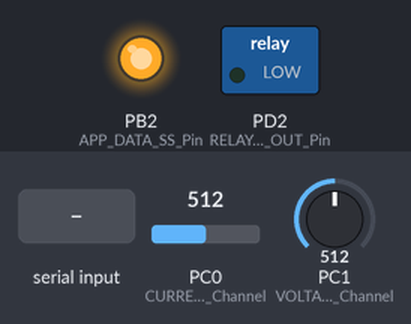
This program was run on a simulated ATmega328P, built with avr-gcc and emulated at 16 MHz. Shown: switched loads named in the program (green lamp = pin HIGH), output pins drawn as LEDs (lit = HIGH). The test bench sets the inputs (shaded band); at power-on: PC0 (CURRENT_SENSOR_IN_Channel) = 512, PC1 (VOLTAGE_SENSOR_IN_Channel) = 512. What the program prints to the serial monitor is not drawn.

Above: at 1.2 s.
1.3 s: "1" received over Serial
Timing chart, 0 to 4.3 s (numbered marks = the images above; inputs shaded):
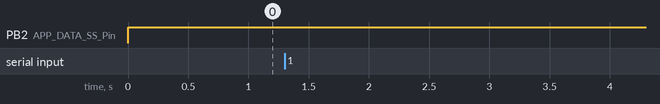

The program:

main.c
```c
/*
 * dp-poc-fw.c
 *
 * Created: 6/20/2024 12:06:22 PM
 * Author : Dewmith
 */

#include <avr/io.h>
#include <stdint.h>
#include <util/delay.h>
#include "GPIO.h"
#include "ADC.h"
#include "UART.h"
#include "Timer.h"
#include "SPI.h"
#include "debug_utilis.h"
#include "voltage_sensor.h"
#include "current_sensor.h"
#include "relay_control.h"

static float voltage = 0;
static float current = 0;
static char received_data = 0;

void update_relay_status(char status)
{
	if('A' == status)
	{
		enable_relay();
	}
	else if('B' == status)
	{
		disable_relay();
	}
	else
	{
		//no implementation
	}
}

int main(void)
{
    TIMER_INIT();
	UART_INIT();
	ADC_INIT();
	SPI_INIT();

	voltage_sensor_init();
	current_sensor_init();
	relay_init();

    while (1)
    {

	    voltage = get_voltage_rms();
		current = get_current_rms();

		print_float(voltage);
		print("\n\r");
		print_float(current);
		print("\n\r");

		received_data = UART_RECEIVE();

		update_relay_status(received_data);

		print("data sent\n\r");
		_delay_ms(500);
    }
}
```

current_sensor.c
```c
/*
 * current_sensor.c
 *
 * Created: 6/20/2024 12:15:11 PM
 *  Author: Dewmith
 */

#include <util/delay.h>
#include <stdint.h>
#include "current_sensor.h"
#include "debug_utilis.h"
#include "GPIO.h"
#include "ADC.h"

#define NUM_OF_SAMPLES 200
uint16_t max_raw_curr_val = 100;
uint16_t min_raw_curr_val = 1023;

void current_sensor_init()
{
	GPIO_SET_PIN(CURRENT_SENSOR_IN_Pin, CURRENT_SENSOR_IN_Port, INPUT);
}

uint16_t get_current_pp()
{
	static uint16_t raw_current_val = 0;
	max_raw_curr_val = 0;
	min_raw_curr_val = 1023;

	for(uint8_t i=0; i<NUM_OF_SAMPLES; i++)
	{
		raw_current_val = ADC_READ(CURRENT_SENSOR_IN_Channel);
		if(raw_current_val >= max_raw_curr_val)
		{
			max_raw_curr_val = raw_current_val;
		}

		if(raw_current_val <= min_raw_curr_val)
		{
			min_raw_curr_val = raw_current_val;
		}

		_delay_us(10);
	}

	sprintf(BUFFER, " %d , %d \n\r", max_raw_curr_val , min_raw_curr_val) ;
	print(BUFFER);
	//debug_print_float(max_raw_curr_val - min_raw_curr_val);
	return (max_raw_curr_val - min_raw_curr_val);
}
double actual_currrent_pp_ = 0;
double actual_currrent_pp = 0;
double get_current_rms()
{
	for(uint8_t i = 0; i < 10; i++)
	{
		actual_currrent_pp += ((double)get_current_pp() * 5000.0)/1023.0;
	}
	actual_currrent_pp /= 10.0;
	return (actual_currrent_pp * 353.553)/215.0 ;
}
```

current_sensor.h
```c
/*
 * current_sensor.h
 *
 * Created: 6/20/2024 12:17:26 PM
 *  Author: Dewmith
 */


#ifndef CURRENT_SENSOR_H_
#define CURRENT_SENSOR_H_

void current_sensor_init();


double get_current_rms();


#endif /* CURRENT_SENSOR_H_ */
```

debug_utilis.c
```c
/*
 * debug_utilis.c
 *
 * Created: 8/11/2023 11:09:05 PM
 *  Author: Dewmith
 */

#include "debug_utilis.h"
#include "util/delay.h"
#include "UART.h"
/**
 * @brief
 *
 */
void print_float(float value)
{
	int integer_part = (int)value;
	int decimal_part = (int)((value - integer_part) * 1000); // Extract 3 decimal places
	sprintf(BUFFER, "%d.%d", integer_part, decimal_part);
	print(BUFFER);
}

PUTCHAR_PROTOTYPE
{
	UART_TRANSMIT((uint8_t)ch);
	return ch;
}

void print( const char *message)
{
	for (int i = 0; message[i] != '\0'; i++) {
		UART_TRANSMIT(message[i]);
		_delay_ms(10); // Add a delay between characters (optional)
	}
}
```

debug_utilis.h
```c
/*
 * debug_utilis.h
 *
 * Created: 8/11/2023 10:40:28 PM
 *  Author: Dewmith
 */


#ifndef DEBUG_UTILIS_H_
#define DEBUG_UTILIS_H_

#include <stdio.h>
#include <avr/io.h>

char BUFFER[50];

#ifdef _GNUC_
#define PUTCHAR_PROTOTYPE int __io_putchar(int ch)
#else
#define PUTCHAR_PROTOTYPE int fputc(int ch, FILE *f)
#endif

/**
 * @brief function prototypes for linking UART protocol with printf syntax
 *
 */

void print_float(float value);

void print( const char *message);


#endif /* DEBUG_UTILIS_H_ */
```

relay_control.c
```c
/*
 * relay_control.c
 *
 * Created: 6/20/2024 1:12:49 PM
 *  Author: Dewmith
 */

#include "GPIO.h"
#include "relay_control.h"


void relay_init()
{
	GPIO_SET_PIN(RELAY_DRIVER_OUT_Pin , RELAY_DRIVER_OUT_Port , OUTPUT);
}


void enable_relay()
{
	GPIO_WRITE_PIN(RELAY_DRIVER_OUT_Pin , RELAY_DRIVER_OUT_Port , SET);
}


void disable_relay()
{
	GPIO_WRITE_PIN(RELAY_DRIVER_OUT_Pin , RELAY_DRIVER_OUT_Port , RESET);
}
```

relay_control.h
```c
/*
 * relay_control.h
 *
 * Created: 6/20/2024 1:13:15 PM
 *  Author: Dewmith
 */


#ifndef RELAY_CONTROL_H_
#define RELAY_CONTROL_H_

void relay_init();

void enable_relay();

void disable_relay();

#endif /* RELAY_CONTROL_H_ */
```

voltage_sensor.c
```c
/*
 * voltage_sensor.c
 *
 * Created: 6/20/2024 12:23:34 PM
 *
 *  Author: Dewmith
 */

#define NUM_OF_SAMPLES 200

#include <util/delay.h>
#include <stdint.h>
#include "voltage_sensor.h"
#include "debug_utilis.h"
#include "GPIO.h"
#include "ADC.h"

uint16_t max_raw_val = 0;
uint16_t min_raw_val = 1023;

void voltage_sensor_init()
{
	GPIO_SET_PIN(VOLTAGE_SENSOR_IN_Pin, VOLTAGE_SENSOR_IN_Port, INPUT);
}

uint16_t get_voltage_pp()
{
	static uint16_t raw_voltage_val = 0;
	max_raw_val = 0;
	min_raw_val = 1023;

	for(uint8_t i=0; i<NUM_OF_SAMPLES; i++)
	{
		raw_voltage_val = ADC_READ(VOLTAGE_SENSOR_IN_Channel);
		//sprintf(BUFFER, "raw voltage -  %d\n\r", raw_voltage_val) ;
		//print(BUFFER);
		if(raw_voltage_val >= max_raw_val)
		{
			max_raw_val = raw_voltage_val;
		}

		if(raw_voltage_val <= min_raw_val)
		{
			min_raw_val = raw_voltage_val;
		}

		_delay_us(10);
	}

	sprintf(BUFFER, " %d , %d \n\r", max_raw_val , min_raw_val) ;
	print(BUFFER);
    //debug_print_float(max_raw_val - min_raw_val);
	return (max_raw_val - min_raw_val);
}
double actual_voltage_pp_ = 0;
double actual_voltage_pp = 0;
double get_voltage_rms()
{
	 for(uint8_t i = 0; i < 10; i++)
	 {
		 actual_voltage_pp += ((double)get_voltage_pp() * 5000.0)/1023.0;
	 }
	 actual_voltage_pp /= 10000.0;
	return actual_voltage_pp * 0.35355 * 0.8986 * 230;
}
```

voltage_sensor.h
```c
/*
 * voltage_sensor.h
 *
 * Created: 6/20/2024 12:26:16 PM
 *
 *  Author: Dewmith
 */


#ifndef VOLTAGE_SENSOR_H_
#define VOLTAGE_SENSOR_H_

void voltage_sensor_init();
double get_voltage_rms();
uint16_t get_voltage_pp();

#endif /* VOLTAGE_SENSOR_H_ */
```

ADC.c
```c
/**
 * @file ADC.c
 * @author Dewmith Ranasinghe (dewmithrana@gmail.com)
 * @brief HAL level APIs to configure and read ADC channels
 * @version 0.1
 * @date 01-08-2023
 *
 */

#include <avr/io.h>
#include <util/delay.h>
#include "ADC.h"

/**
 * @brief
 *
 */
void ADC_INIT() {

    ADMUX |= (1 << REFS0);
    ADCSRA |= (1 << ADEN) | (1 << ADPS2) | (1 << ADPS1) | (1 << ADPS0);
}

/**
 * @brief
 *000
 * @param
 *
 * @return
 */
uint16_t ADC_READ(uint8_t channel) {

    static uint16_t adc_value = 0;

    ADMUX = (ADMUX & 0xF8) | (channel & 0x07);
    ADCSRA |= (1 << ADSC);
    while (ADCSRA & (1 << ADSC));
    adc_value = ADCL | (ADCH << 8);

    return adc_value;
}
```

ADC.h
```c
/**
 * @file ADC.h
 * @author Dewmith Ranasinghe (dewmithrana@gmail.com)
 * @brief HAL level APIs to configure and read ADC channels
 * @version 0.1
 * @date 01-08-2023
 *
 */

#ifndef _ADC_H_
#define _ADC_H_

#include <stdint.h>
/**
 * @brief
 *
 */
void ADC_INIT();

/**
 * @brief
 *
 * @param
 *
 * @return
 */
uint16_t ADC_READ(uint8_t channel);

#endif
```

SPI.c
```c
/**
 * @file SPI.c
 * @author Dewmith Ranasinghe (dewmithrana@gmail.com)
 * @brief
 * @version 0.1
 * @date 01-08-2023
 *
 */

#include <avr/io.h>
#include "SPI.h"

void SPI_INIT()
{
    DDRB |= (1 << DDB3)|(1 << DDB5)|(1 << DDB2);
    DDRB &= ~(1 << DDB4);
    SPCR |= (1 << SPE) | (1 << MSTR) | (1 << SPR0);
    SPCR &= ~(1 << DORD);  // Clear the DORD bit to set MSB first (default)
	PORTB |= 1 << PORTB2;
}

uint8_t SPI_TRANSFER(uint8_t data)
{
    SPDR = data;
    while (!(SPSR & (1 << SPIF)));
    return SPDR;
}

void SPI_WRITE(uint8_t data)
{
	SPDR = data;
	while (!(SPSR & (1 << SPIF)));
}

void SPI_READ(uint8_t * recvdata)
{
	SPDR = 0xFF;
	while (!(SPSR & (1 << SPIF)));
	*recvdata = SPDR;
}

void SPI_ENABLE_SLAVE()
{
    PORTB &= ~(1 << PORTB2);
}

void SPI_DISABLE_SLAVE()
{
	PORTB |= 1 << PORTB2;
}

void SPI_END()
 {
	// Disable SPI
	SPCR &= ~(1 << SPE);

	// Set MOSI, SCK, and SS pins as inputs
	DDRB &= ~((1 << DDB3) | (1 << DDB5) | (1 << DDB2));
}
```

SPI.h
```c
/**
 * @file SPI.h
 * @author Dewmith Ranasinghe (dewmithrana@gmail.com)
 * @brief
 * @version 0.1
 * @date 01-08-2023
 *
 */

#ifndef _SPI_H_
#define _SPI_H_


void SPI_INIT();

uint8_t SPI_TRANSFER(uint8_t data);

void SPI_WRITE(uint8_t data) ;

void SPI_READ(uint8_t * recvdata);

void SPI_ENABLE_SLAVE();

void SPI_DISABLE_SLAVE();

void SPI_END();


#endif
```

TWI.c
```c
/**
 * @file TWI.c
 * @author Dewmith Ranasinghe (dewmithrana@gmail.com)
 * @brief
 * @version 0.1
 * @date 01-08-2023
 *
 */
#include <avr/io.h>
#include <stdbool.h>
#include "TWI.h"

#define F_CPU 16000000UL


bool check_status()
{
  uint8_t tmp = TWSR & 0xF8;
  switch(tmp){
    case 0x08: //a start condition has been transmitted
		return true;
		break;
    case 0x18: //SLA_W + ACK
		return true;
		break;
    case 0x20: //SLA_W + NACK
		return false;
		break;
    case 0x28: //data + ACK
		return true;
		break;
    case 0x30: //data + NACK
		return false;
		break;
    case 0x38: //lost
		return false;
		break;
    default:
		return false;
		break;
   }
}

static void TWI_WAIT()
{
  while (!(TWCR & (1<<TWINT)));
}

void TWI_STOP()
{
  TWI_WAIT();
  TWCR = (1<<TWINT)|(1<<TWEN)|(1<<TWSTO);
}

void TWI_START()
{
  TWCR = (1<<TWINT)|(1<<TWSTA)|(1<<TWEN);
  TWI_WAIT();
  if(!(check_status())){
      TWI_STOP();
  }
}

void TWI_REPEATED_START()
{
  TWI_WAIT();
  TWCR = (1<<TWINT)|(1<<TWSTA)|(1<<TWEN);
  if(!(check_status())){
      TWI_STOP();
  }
}

void TWI_DATA_WRITE(uint8_t data )
{
  TWI_WAIT();
  TWDR = data;
  TWCR = (1<<TWINT)|(1<<TWEN);
  if(!(check_status())){
      TWI_STOP();
  }
}


void TWI_ADDRESS_WRITE(uint8_t address , char mode )
{

  TWI_WAIT();
  if(READ == mode)
  {
      TWDR = address<<1 | 1;
  }
  else if(WRITE == mode)
  {
      TWDR = address<<1 | 0;
  }
  else
  {
	  //no implementation
  }

  TWCR = (1<<TWINT)|(1<<TWEN)|(1<<TWEA);
  if(!(check_status())){
      TWI_STOP();
  }
}

void TWI_READ(uint8_t numofbytes , uint8_t * data)
{

	for(uint8_t index = 0; index < numofbytes; index++)
	{
		TWI_WAIT();
		data[index] = TWDR;
		if(index != numofbytes-1){
			TWCR = (1<<TWINT)|(1<<TWEN)|(1<<TWEA);
		}
		else{
			TWCR = (1<<TWINT)|(1<<TWEN);
		}
	}
}

void TWI_init()
{

  TWBR = (((F_CPU/BIT_RATE) - 16)/2) & (0xff);
  TWSR &= ~0x03;
  TWCR = (1<<TWEA)|(1<<TWEN)|(1<<TWIE);
}
```

TWI.h
```c
/**
 * @file TWI.h
 * @author Dewmith Ranasinghe (dewmithrana@gmail.com)
 * @brief
 * @version 0.1
 * @date 01-08-2023
 *
 */

#ifndef TWI_H_
#define TWI_H_

#define SLAVE_ADDRESS	0x68
#define BIT_RATE		100000

#define READ	0
#define WRITE	1

void TWI_INIT();

void TWI_STOP();

void TWI_START();

void TWI_REPEATED_START();

void TWI_DATA_WRITE(uint8_t data );

void TWI_ADDRESS_WRITE(uint8_t address , char mode );

void TWI_READ(uint8_t numofbytes , uint8_t * data);

#endif
```

Timer.c
```c
/*
 * Timer.c
 *
 * Created: 9/8/2023 9:00:34 PM
 *  Author: Dewmith
 */
#include <avr/io.h>
#include <stdio.h>
#include <avr/interrupt.h>
#include <util/delay.h>

#include "Timer.h"
uint32_t millis_counter = 0;

void TIMER_INIT() {

	TCCR0A = 0;
	TCCR0B = 0;
	TCCR0B |= (1 << CS01) | (1 << CS00);
	TCNT0 = 6;
	TIMSK0 |= (1 << TOIE0);
}

uint32_t millis()
{
	static uint32_t ms = 0;
	cli();
	ms = millis_counter;
	sei();
	return ms;
}


ISR(TIMER0_OVF_vect)
{
	millis_counter++;
}
```

Timer.h
```c
/*
 * Timer.h
 *
 * Created: 9/8/2023 9:00:10 PM
 *  Author: Dewmith
 */


#ifndef TIMER_H_
#define TIMER_H_

void TIMER_INIT();

uint32_t millis();


#endif /* TIMER_H_ */
```

UART.c
```c
/**
 * @file UART.c
 * @author Dewmith Ranasinghe (dewmithrana@gmail.com)
 * @brief
 * @version 0.1
 * @date 01-08-2023
 *
 */

#include <avr/io.h>
#include <util/delay.h>
#include "UART.h"
#define F_CPU 16000000UL
#define	UBRR_VALUE ((F_CPU / (BAUD_RATE * 16UL)) - 1)

void UART_INIT()
{
	UBRR0H = (uint8_t)(UBRR_VALUE >> 8);
	UBRR0L = (uint8_t)(UBRR_VALUE);
	UCSR0B |= (1 << RXEN0) | (1 << TXEN0);
	UCSR0C |= (1 << UCSZ01) | (1 << UCSZ00);
}

void UART_TRANSMIT(uint8_t data)
{
	while (!(UCSR0A & (1 << UDRE0)));
	UDR0 = data;
}

uint8_t UART_RECEIVE()
{
	while (!(UCSR0A & (1 << RXC0))); // Wait until data is received
	return UDR0; // Get and return received data from buffer
}
```

UART.h
```c
/**
 * @file UART.h
 * @author Dewmith Ranasinghe (dewmithrana@gmail.com)
 * @brief
 * @version 0.1
 * @date 01-08-2023
 *
 */

#ifndef _UART_H_
#define _UART_H_

#define BAUD_RATE 9600

/**
 * @brief
 *
 */
void UART_INIT();

/**
 * @brief
 *
 */
void UART_TRANSMIT(uint8_t data);

uint8_t UART_RECEIVE();

void print( const char *message);
#endif
```

GPIO.c
```c
/*
 * GPIO.c
 *
 * Created: 8/11/2023 9:48:37 AM
 *  Author: Dewmith
 */
#include <avr/io.h>
#include <avr/interrupt.h>
#include "GPIO.h"
#include "debug_utilis.h"


void GPIO_SET_PIN(uint8_t pin, uint8_t port, uint8_t status)
{
	switch(port)
	{
		case _PORTB:
			if(INPUT == status)
			{
				DDRB &= ~(1 << pin);
			}
			else if(OUTPUT == status)
			{
				DDRB |= (1 << pin);
			}
			else if(INPUT_PULLUP == status)
			{
				DDRB &= ~(1 << pin);
				PORTB |= (1 << pin);
			}
			break;

		case _PORTC:
			if(INPUT == status)
			{
				DDRC &= ~(1 << pin);
			}
			else if(OUTPUT == status)
			{
				DDRC |= (1 << pin);
			}
			else if(INPUT_PULLUP == status)
			{
				DDRC &= ~(1 << pin);
				PORTC |= (1 << pin);
			}
			break;

		case _PORTD:
			if(INPUT == status)
			{
				DDRD &= ~(1 << pin);
			}
			else if(OUTPUT == status)
			{
				DDRD |= (1 << pin);
			}
			else if(INPUT_PULLUP == status)
			{
				DDRD &= ~(1 << pin);
				PORTD |= (1 << pin);
			}
			break;

		default:
			break;
	}
}

void GPIO_WRITE_PIN(uint8_t pin, uint8_t port, uint8_t status)
{
	switch(port)
	{
		case _PORTB:
			if(SET == status)
			{
				PORTB |= (1 << pin);
			}
			else if(RESET == status)
			{
				PORTB &= ~(1 << pin);
			}
			else
			{
				//no implementation
			}
			break;

		case _PORTC:
			if(SET == status)
			{
				PORTC |= (1 << pin);
			}
			else if(RESET == status)
			{
				PORTC &= ~(1 << pin);
			}
			else
			{
				//no implementation
			}
			break;

		case _PORTD:
			if(SET == status)
			{
				PORTD |= (1 << pin);
			}
			else if(RESET == status)
			{
				PORTD &= ~(1 << pin);
			}
			else
			{
				//no implementation
			}
			break;

		default:
		break;
	}
}

uint8_t GPIO_READ_PIN(uint8_t pin, uint8_t port)
{
	switch(port)
	{
		case _PORTB:
			if (PINB & (1 << pin))
			{
				return 1;
			}
			else
			{
				return 0;
			}
			break;

		case _PORTC:
			if (PINC & (1 << pin))
			{
				return 1;
			}
			else
			{
				return 0;
			}
			break;

		case _PORTD:
			if (PIND & (1 << pin))
			{
				return 1;
			}
			else
			{
				return 0;
			}
			break;

		default:
			return 0;
		break;
	}
}

void GPIO_PCINT_SET(uint8_t pin, uint8_t port)
{
	PCMSK2 |= (1 << pin);  // Enable the Pin Change Interrupt for PD2 (PCINT18)
	switch(port)
	{
		case _PORTB:
			PCICR |= (1 << PCIE0); // Enable Pin Change Interrupt 1
		    break;

		case _PORTC:
			PCICR |= (1 << PCIE1);
			break;

		case _PORTD:
			PCICR |= (1 << PCIE2);
			break;

		default:
		break;
	}
	sei();
}

void GPIO_EXTINT_SET(uint8_t int_type, uint8_t trigger_edge)
{
	switch(trigger_edge)
	{
		case LOW:
			if(INT0 == int_type)
			{
				EICRA &= ~(1 << ISC01);
				EICRA &= ~(1 << ISC00);
				EIMSK |= (1 << INT0);
			}
			else if(INT1 == int_type)
			{
				EICRA &= ~(1 << ISC11);
				EICRA &= ~(1 << ISC10);
				EIMSK |= (1 << INT1);
			}
			else
			{
				//no implementation
			}
			break;

		case ANY:
			if(INT0 == int_type)
			{
				EICRA |= (1 << ISC00);
				EICRA &= ~(1 << ISC01);
				EIMSK |= (1 << INT0);
			}
			else if(INT1 == int_type)
			{
				EICRA |= (1 << ISC10);
				EICRA &= ~(1 << ISC11);
				EIMSK |= (1 << INT1);
			}
			else
			{
				//no implementation
			}
			break;

		case FALLING:
			if(INT0 == int_type)
			{
				//EICRA |= (1 << FALLING);
				EICRA |= (1 << ISC01);
				EICRA &= ~(1 << ISC00);
				EIMSK |= (1 << INT0);
			}
			else if(INT1 == int_type)
			{
				EICRA |= (1 << ISC11);
			    EICRA &= ~(1 << ISC10);
				EIMSK |= (1 << INT1);
			}
			else
			{
				//no implementation
			}
			break;

		case RISING:
			if(INT0 == int_type)
			{
				EICRA |= (1 << ISC01);
				EICRA |= (1 << ISC00);
				EIMSK |= (1 << INT0);
			}
			else if(INT1 == int_type)
			{
				EICRA |= (1 << ISC11);
				EICRA |= (1 << ISC10);
				EIMSK |= (1 << INT1);
			}
			else
			{
				//no implementation
			}
			break;

		default:
			break;
	}

	sei();
}

void GPIO_EXTINT_RESET(uint8_t int_type)
{
	if(INT0 == int_type)
	{
		EIMSK &= ~(1 << INT0);
	}
	else if(INT1 == int_type)
	{
		EIMSK &= ~(1 << INT1);
	}
	else
	{

	}
}
```

GPIO.h
```c
/*
 * GPIO.h
 *
 * Created: 8/11/2023 9:48:52 AM
 *  Author: Dewmith
 */
#ifndef GPIO_H_
#define GPIO_H_

#include <avr/io.h>
#include <avr/interrupt.h>
#include <stdbool.h>
#include <stdint.h>

enum _PORTS
{
	_PORTB = 1,
	_PORTC,
	_PORTD
};

#define INPUT			0
#define OUTPUT			1
#define INPUT_PULLUP	2

#define LOW		0
#define ANY		1
#define FALLING	2
#define RISING	3

#define RESET	0
#define SET		1


#define CURRENT_SENSOR_IN_Pin		PORTC0
#define CURRENT_SENSOR_IN_Port		_PORTC
#define CURRENT_SENSOR_IN_Channel	0
#define VOLTAGE_SENSOR_IN_Pin		PORTC1
#define VOLTAGE_SENSOR_IN_Port		_PORTC
#define VOLTAGE_SENSOR_IN_Channel	1
#define RELAY_DRIVER_OUT_Pin		PORTD2
#define RELAY_DRIVER_OUT_Port		_PORTD
#define APP_DATA_SCK_Pin			PORTB5
#define APP_DATA_SCK_Port			_PORTB
#define APP_DATA_MISO_Pin			PORTB4
#define APP_DATA_MISO_Port			_PORTB
#define APP_DATA_MOSI_Pin			PORTB3
#define APP_DATA_MOSI_Port			_PORTB
#define APP_DATA_SS_Pin				PORTB2
#define APP_DATA_SS_Port			_PORTB


/**
 * @brief
 *
 * @param
 *
 * @retval
 */
void GPIO_SET_PIN(uint8_t pin, uint8_t port, uint8_t status);

/**
 * @brief
 *
 * @param
 *
 * @retval
 */
void GPIO_WRITE_PIN(uint8_t pin, uint8_t port, uint8_t status);

/**
 * @brief
 *
 * @param
 *
 * @retval
 */
uint8_t GPIO_READ_PIN(uint8_t pin, uint8_t port);

/**
 * @brief
 *
 * @param
 *
 * @retval
 */
void GPIO_PCINT_SET(uint8_t pin, uint8_t port);

/**
 * @brief
 *
 * @param
 *
 * @retval
 */
void GPIO_EXTINT_SET(uint8_t int_type, uint8_t trigger_edge);

void GPIO_EXTINT_RESET(uint8_t int_type);


#endif /* GPIO_H_ */
```

Measured:
- after the input at 1.3 s, every drawn part: stays the same
